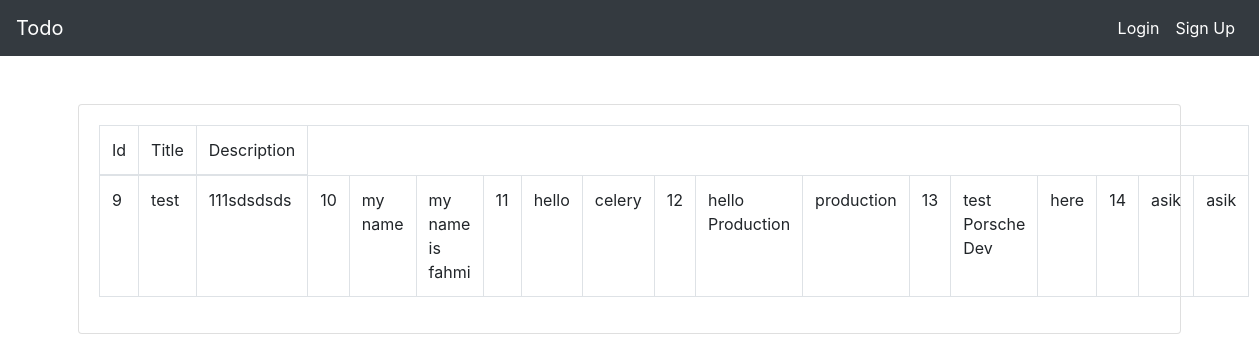
Screenshot of /todos with the database file from the repository.
### todo_app/models.py (models this page shows)
class Todo(models.Model):
    title: models.CharField = models.CharField(max_length=100)
    description: models.TextField = models.TextField(max_length=2000)
    user: models.ForeignKey = models.ForeignKey(to=get_user_model(), on_delete=models.CASCADE)
    created_at: models.DateTimeField = models.DateTimeField(auto_now_add=True, editable=False)
    updated_at: models.DateTimeField = models.DateTimeField(auto_now=True, editable=False)

### todo_app/views.py (the view)
# urls.py: path('todos', views.TodoListView.as_view(), name='view_todos'),
class TodoListView(generic.ListView):
    model = models.Todo
    queryset = models.Todo.objects.all()

### todo_app/templates/todo_app/todo_list.html
{% extends 'base.html' %}
{% block container %}
<div class="row m-5">
    <div class="col-md-12">
        <div class="card">
            <div class="card-body">
                <table class="table table-bordered">
                    <thead>
                        <tr>
                            <td>Id</td>
                            <td>Title</td>
                            <td>Description</td>
                        </tr>
                    </thead>
                    <tbody>
                        <tr>
                            {% for todo in todo_list %}
                            <td>{{ todo.pk }}</td>
                            <td>{{ todo.title }}</td>
                            <td>{{ todo.description }}</td>
                            {% endfor %}
                        </tr>
                    </tbody>
                </table>
            </div>
        </div>
    </div>
</div>
{% endblock %}

### templates/base.html (shortened to what this page needs)
<!DOCTYPE html>
<html lang="en">
<head>
    <link rel="stylesheet" href="https://cdn.jsdelivr.net/npm/bootstrap@4.0.0/dist/css/bootstrap.min.css"
>
    <link rel="stylesheet" href="https://cdn.jsdelivr.net/npm/bootstrap-icons@1.8.3/font/bootstrap-icons.css">
</head>
<body>
{% include 'component/nav/navbar.html'%}
{% block body %}
<div class="container-fluid">
    {% block container %}
    {% endblock %}
</div>
{% endblock %}
</body>
</html>

### templates/component/nav/navbar.html (shortened to what this page needs)
<nav class="navbar navbar-expand-lg navbar-dark bg-dark">
    <a class="navbar-brand" href="#">Todo</a>
    <div class="collapse navbar-collapse" id="navbarSupportedContent">
        <ul class="navbar-nav my-2 my-lg-0">
            {% if user.is_authenticated %}
            <li class="nav-item active dropdown">
                <a class="nav-link dropdown-toggle" href="#" id="navbarDropdown" role="button" data-toggle="dropdown"
                   aria-haspopup="true" aria-expanded="false">
                    <i class="bi bi-person-fill"></i>
                </a>
                <div class="dropdown-menu dropdown-menu-right" aria-labelledby="navbarDropdown">
                    <a class="dropdown-item" href="{% url 'account_profile' %}"><i class="bi bi-person-fill"></i> Profile</a>
                    <div class="dropdown-divider"></div>
                    <a class="dropdown-item" href="{% url 'logout' %}"><i class="bi bi-box-arrow-right"></i> Log out</a>
                </div>
            </li>
            {% else %}
            <li class="nav-item active">
                <a class="nav-link" href="{% url 'login' %}">Login <span class="sr-only">(current)</span></a>
            </li>
            <li class="nav-item active">
                <a class="nav-link" href="{% url 'sign_up' %}">Sign Up <span class="sr-only">(current)</span></a>
            </li>
            {% endif %}
        </ul>
    </div>
</nav>

### rows the page displays
Todo: pk "9", title "test", description "111sdsdsds"
Todo: pk "10", title "my name", description "my name is fahmi"
Todo: pk "11", title "hello", description "celery"
Todo: pk "12", title "hello Production", description "production"
Todo: pk "13", title "test Porsche Dev", description "here"
Todo: pk "14", title "asik", description "asik"
